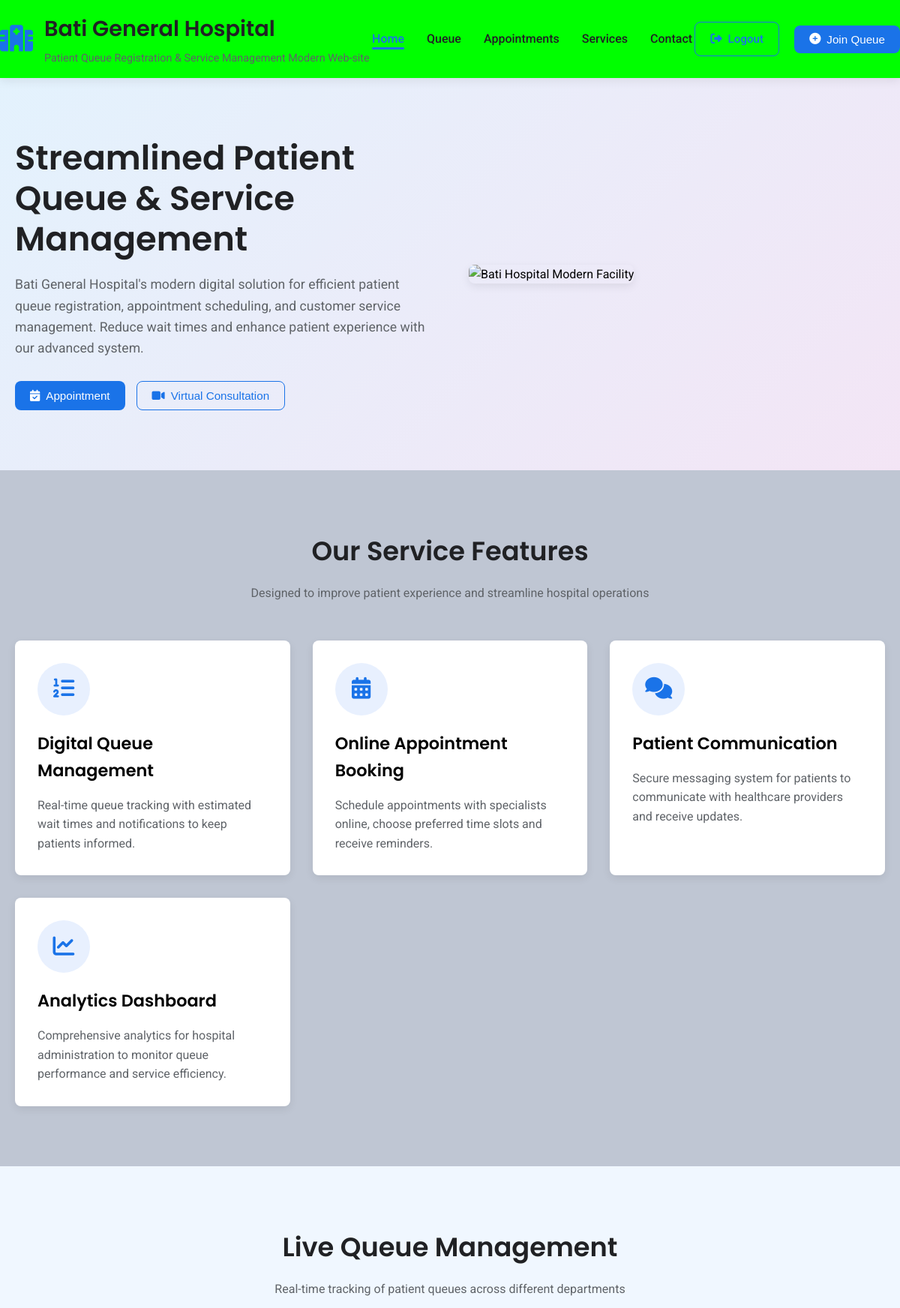
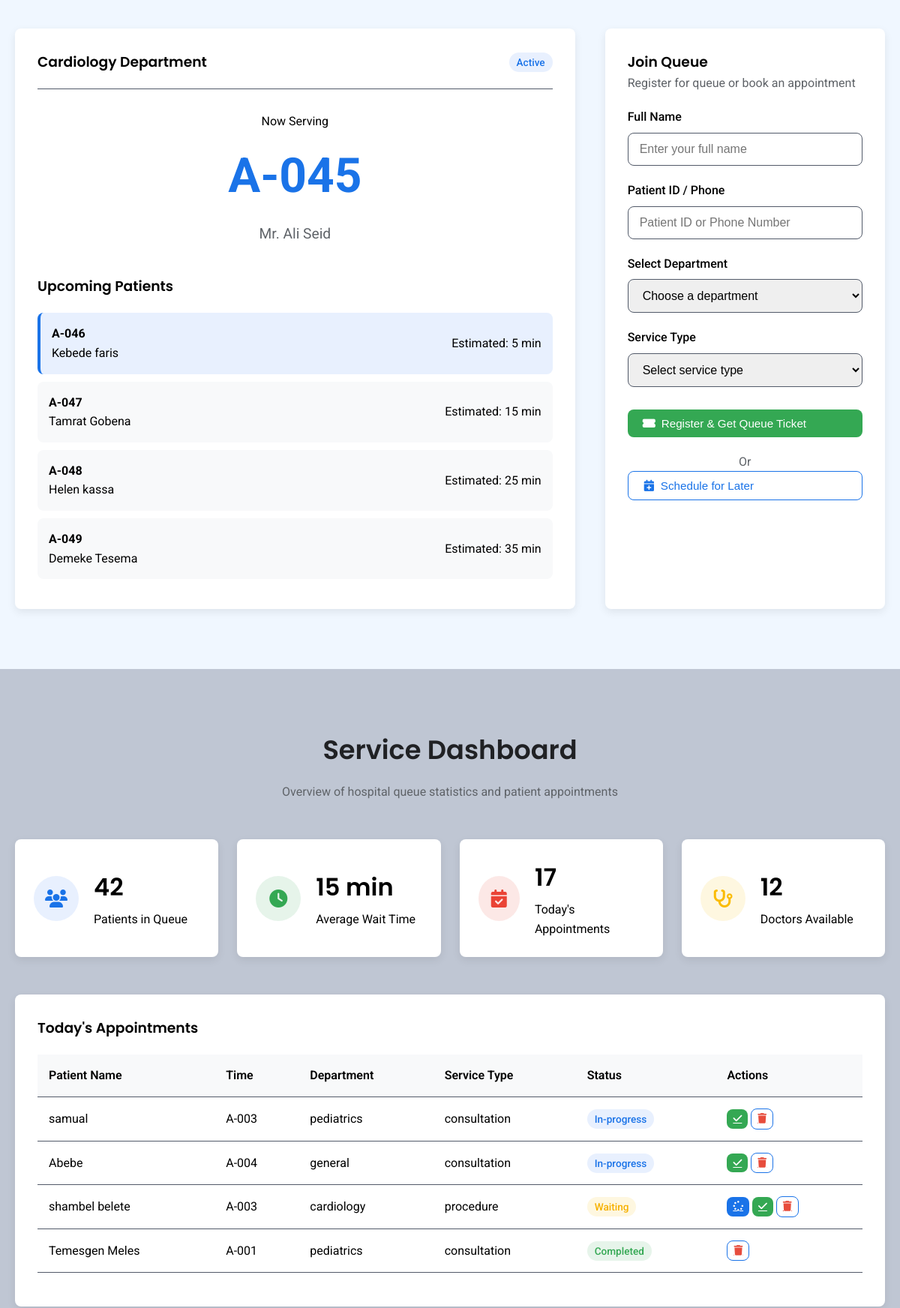
The page /index.php (signed in, upper part) on the database its author committed (2 pictures, top to bottom).
### tables this page shows
CREATE TABLE `patients` (
  `id` int(11) NOT NULL,
  `full_name` varchar(100) DEFAULT NULL,
  `phone` varchar(50) DEFAULT NULL,
  `department` varchar(50) DEFAULT NULL,
  `service_type` varchar(50) DEFAULT NULL,
  `queue_number` varchar(16) DEFAULT NULL,
  `created_at` timestamp NOT NULL DEFAULT current_timestamp(),
  `status` varchar(20) DEFAULT 'waiting'
);

### index.php (the view, shortened to what this page needs)
<?php
require 'db.php';
if (isset($_SESSION['staff'])) {
    $page = isset($_GET['page']) ? max(1, intval($_GET['page'])) : 1;
    $limit = 15;
    $offset = ($page - 1) * $limit;
    $patients = $conn->query("SELECT * FROM patients ORDER BY FIELD(status,'in-progress','waiting','completed'), id ASC LIMIT $limit OFFSET $offset");
}
?>
<!DOCTYPE html>
<html lang="en">
<head>
    <link rel="stylesheet" href="https://cdnjs.cloudflare.com/ajax/libs/font-awesome/6.4.0/css/all.min.css">
</head>
<body>
    <header>
        <div class="container header-container">
            <div class="logo">
                <div class="logo-icon">
                    <i class="fas fa-hospital-alt"></i>
                </div>
                <div class="logo-text">
                    <h1>Bati General Hospital</h1>
                    <p>Patient Queue Registration & Service Management Modern Web-site</p>
                </div>
            </div>
            <nav id="mainNav">
                <ul>
                    <li><a href="#home" class="active">Home</a></li>
                    <li><a href="#queue">Queue</a></li>
                    <li><a href="#appointments">Appointments</a></li>
                    <li><a href="#services">Services</a></li>
                    <li><a href="#contact">Contact</a></li>
                </ul>
            </nav>
            <div class="header-actions">
                <?php if(isset($_SESSION['staff'])): ?>
                    <a href="logout.php" class="btn btn-outline" style="text-decoration:none;">
                        <i class="fas fa-sign-out-alt"></i> Logout
                    </a>
                <?php endif; ?>
                <button class="btn btn-primary" id="joinQueueBtn">
                    <i class="fas fa-plus-circle"></i> Join Queue
                </button>
            </div>
        </div>
    </header>
    <section class="hero" id="home">
        <div class="container">
            <div class="hero-content">
                <div class="hero-text">
                    <h2>Streamlined Patient Queue & Service Management</h2>
                    <p>Bati General Hospital's modern digital solution for efficient patient queue registration, appointment scheduling, and customer service management. Reduce wait times and enhance patient experience with our advanced system.</p>
                    <div style="display: flex; gap: 15px; flex-wrap: wrap;">
                        <button class="btn btn-primary">
                            <i class="fas fa-calendar-check"></i> Appointment
                        </button>
                        <button class="btn btn-outline">
                            <i class="fas fa-video"></i> Virtual Consultation
                        </button>
                    </div>
                </div>
                <div class="hero-image">
                    <img src="https://images.unsplash.com/photo-1519494026892-80bbd2d6fd0d?ixlib=rb-4.0.3&ixid=M3wxMjA3fDB8MHxwaG90by1wYWdlfHx8fGVufDB8fHx8fA%3D%3D&auto=format&fit=crop&w=1000&q=80" alt="Bati Hospital Modern Facility">
                </div>
            </div>
        </div>
    </section>
    <section class="features">
        <div class="container">
            <div class="section-title">
                <h2>Our Service Features</h2>
                <p>Designed to improve patient experience and streamline hospital operations</p>
            </div>
            <div class="features-grid">
                <div class="feature-card">
                    <div class="feature-icon">
                        <i class="fas fa-list-ol"></i>
                    </div>
                    <h3>Digital Queue Management</h3>
                    <p>Real-time queue tracking with estimated wait times and notifications to keep patients informed.</p>
                </div>
                <div class="feature-card">
                    <div class="feature-icon">
                        <i class="fas fa-calendar-alt"></i>
                    </div>
                    <h3>Online Appointment Booking</h3>
                    <p>Schedule appointments with specialists online, choose preferred time slots and receive reminders.</p>
                </div>
                <div class="feature-card">
                    <div class="feature-icon">
                        <i class="fas fa-comments"></i>
                    </div>
                    <h3>Patient Communication</h3>
                    <p>Secure messaging system for patients to communicate with healthcare providers and receive updates.</p>
                </div>
                <div class="feature-card">
                    <div class="feature-icon">
                        <i class="fas fa-chart-line"></i>
                    </div>
                    <h3>Analytics Dashboard</h3>
                    <p>Comprehensive analytics for hospital administration to monitor queue performance and service efficiency.</p>
                </div>
            </div>
        </div>
    </section>
    <section class="queue-section" id="queue">
        <div class="container">
            <div class="section-title">
                <h2>Live Queue Management</h2>
                <p>Real-time tracking of patient queues across different departments</p>
            </div>
            <div class="queue-container">
                <div class="queue-display">
                    <div class="queue-header">
                        <h3>Cardiology Department</h3>
                        <div class="queue-status">
                            <span class="status in-progress">Active</span>
                        </div>
                    </div>
                    <div class="current-queue">
                        <p>Now Serving</p>
                        <div class="queue-number" id="currentQueue">A-045</div>
                        <p class="queue-patient">Mr. Ali Seid</p>
                    </div>
                    <div class="queue-list">
                        <h3>Upcoming Patients</h3>
                        <div class="queue-item active">
                            <div>
                                <strong>A-046</strong>
                                <p>Kebede faris</p>
                            </div>
                            <div>Estimated: 5 min</div>
                        </div>
                        <div class="queue-item">
                            <div>
                                <strong>A-047</strong>
                                <p>Tamrat Gobena</p>
                            </div>
                            <div>Estimated: 15 min</div>
                        </div>
                        <div class="queue-item">
                            <div>
                                <strong>A-048</strong>
                                <p>Helen kassa</p>
                            </div>
                            <div>Estimated: 25 min</div>
                        </div>
                        <div class="queue-item">
                            <div>
                                <strong>A-049</strong>
                                <p>Demeke Tesema</p>
                            </div>
                            <div>Estimated: 35 min</div>
                        </div>
                    </div>
                </div>
                <div class="queue-form">
                    <h3>Join Queue</h3>
                    <p style="margin-bottom: 20px; color: var(--gray);">Register for queue or book an appointment</p>
                    <form method="POST">
                        <div class="form-group">
                            <label for="patientName">Full Name</label>
                            <input type="text" name="full_name" id="patientName" class="form-control" placeholder="Enter your full name">
                        </div>
                        <div class="form-group">
                            <label for="patientID">Patient ID / Phone</label>
                            <input type="text" name="phone" id="patientID" class="form-control" placeholder="Patient ID or Phone Number">
                        </div>
                        <div class="form-group">
                            <label for="department">Select Department</label>
                            <select id="department" name="department" class="form-control">
                                <option value="">Choose a department</option>
                            </select>
                        </div>
                        <div class="form-group">
                            <label for="serviceType">Service Type</label>
                            <select id="serviceType" name="service_type" class="form-control">
                                <option value="">Select service type</option>
                            </select>
                        </div>
                        <button type="submit" name="add_patient" class="btn btn-accent" style="width: 100%; margin-top: 10px;">
                            <i class="fas fa-ticket-alt"></i> Register & Get Queue Ticket
                        </button>
                        <div style="text-align: center; margin-top: 20px; color: var(--gray);">
                            <p>Or</p>
                            <button class="btn btn-outline" style="width: 100%;">
                                <i class="fas fa-calendar-plus"></i> Schedule for Later
                            </button>
                        </div>
                    </form>
                </div>
            </div>
        </div>
    </section>
    <section class="dashboard" id="appointments">
        <div class="container">
            <div class="section-title">
                <h2>Service Dashboard</h2>
                <p>Overview of hospital queue statistics and patient appointments</p>
            </div>
            <div class="stats-grid">
                <div class="stat-card">
                    <div class="stat-icon primary">
                        <i class="fas fa-users"></i>
                    </div>
                    <div class="stat-info">
                        <h3>42</h3>
                        <p>Patients in Queue</p>
                    </div>
                </div>
                <div class="stat-card">
                    <div class="stat-icon secondary">
                        <i class="fas fa-clock"></i>
                    </div>
                    <div class="stat-info">
                        <h3>15 min</h3>
                        <p>Average Wait Time</p>
                    </div>
                </div>
                <div class="stat-card">
                    <div class="stat-icon accent">
                        <i class="fas fa-calendar-check"></i>
                    </div>
                    <div class="stat-info">
                        <h3>17</h3>
                        <p>Today's Appointments</p>
                    </div>
                </div>
                <div class="stat-card">
                    <div class="stat-icon warning">
                        <i class="fas fa-stethoscope"></i>
                    </div>
                    <div class="stat-info">
                        <h3>12</h3>
                        <p>Doctors Available</p>
                    </div>
                </div>
            </div>
            <div class="appointments">
                <h3>Today's Appointments</h3>
                <div class="table-container">
                    <table>
                        <thead>
                            <tr>
                                    <th>Patient Name</th>
                                    <th>Time</th>
                                    <th>Department</th>
                                    <th>Service Type</th>
                                    <th>Status</th>
                                    <th>Actions</th>
                                </tr>
                        </thead>
                        <tbody>
                            <?php if(isset($_SESSION['staff'])): ?>
                            <?php while($row = $patients->fetch_assoc()): ?>
                            <tr>
                            <td><?php echo htmlspecialchars($row['full_name']); ?></td>
                            <td><?php echo htmlspecialchars($row['queue_number']); ?></td>
                            <td><?php echo htmlspecialchars($row['department']); ?></td>
                            <td><?php echo htmlspecialchars($row['service_type']); ?></td>
                            <?php
                                $status = isset($row['status']) ? $row['status'] : 'waiting';
                                $statusClass = 'waiting';
                                if ($status === 'in-progress') $statusClass = 'in-progress';
                                if ($status === 'completed') $statusClass = 'completed';
                            ?>
                            <td><span class="status <?php echo $statusClass; ?>"><?php echo ucfirst($status); ?></span></td>
                            <td>
                                <?php
                                    if ($status === 'waiting'): ?>
                                        <a href="index.php?action=in-progress&id=<?php echo $row['id']; ?>" class="btn btn-primary" style="padding:6px 8px; font-size:0.85rem;" title="Set in-progress">
                                            <i class="fas fa-spinner"></i>
                                        </a>
                                <?php endif; ?>
                                <?php
                                    if ($status !== 'completed'): ?>
                                        <a href="index.php?action=completed&id=<?php echo $row['id']; ?>" class="btn btn-accent" style="padding:6px 8px; font-size:0.85rem;" title="Mark complete">
                                            <i class="fas fa-check"></i>
                                        </a>
                                <?php endif; ?>
                                <a href="index.php?delete=1&id=<?php echo $row['id']; ?>" class="btn btn-outline" style="padding:6px 8px; font-size:0.85rem; color:#e74c3c;" title="Delete patient" onclick="return confirm('Delete this patient?');">
                                    <i class="fas fa-trash"></i>
                                </a>
                            </td>
                            </tr>
                            <?php endwhile; ?>
                            <?php else: ?>
                            <tr>
                            <td colspan="5" style="text-align:center;">Staff login required</td>
                            </tr>
                            <?php endif; ?>
                        </tbody>
                    </table>
                </div>
            </div>
        </div>
    </section>
</body>
</html>

### rows shown on the page
patients: full_name "samual", queue_number "A-003", department "pediatrics", service_type "consultation", status "In-progress"
patients: full_name "Abebe", queue_number "A-004", department "general", service_type "consultation", status "In-progress"
patients: full_name "shambel belete", queue_number "A-003", department "cardiology", service_type "procedure", status "Waiting"
patients: full_name "Temesgen Meles", queue_number "A-001", department "pediatrics", service_type "consultation", status "Completed"
